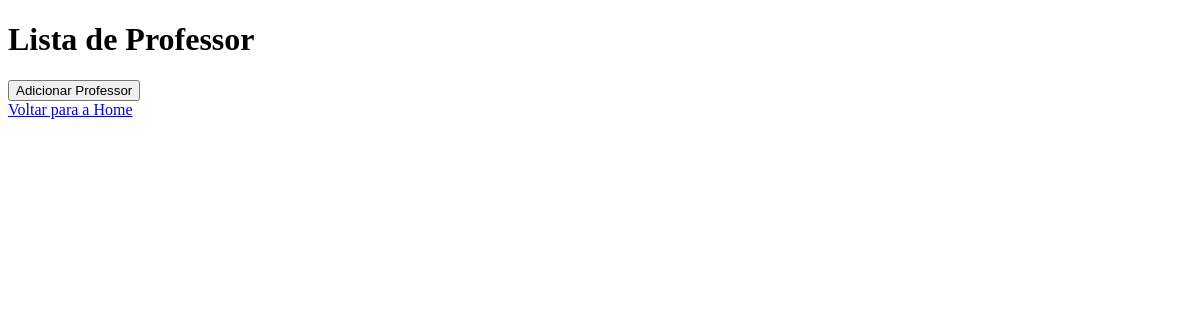
/professor, run on an earlier commit of the app's database.
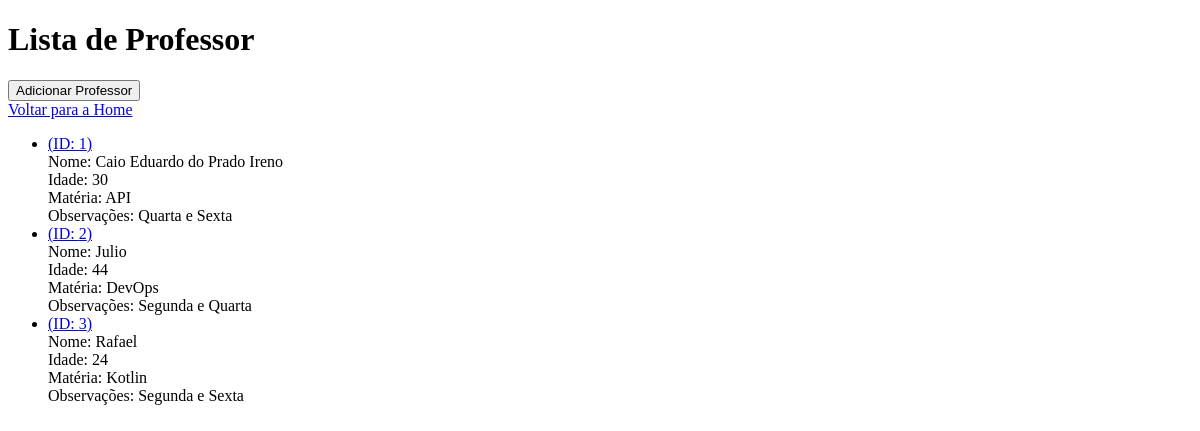
And on a later commit of the database.
### professor/professor_model.py (models this page shows, shortened)
class Professor(db.Model):
    __tablename__ = 'professor'
    id = db.Column(db.Integer, primary_key=True)
    nome = db.Column(db.String(100), nullable=False)
    idade = db.Column(db.Integer, nullable=False)
    materia = db.Column(db.String(50), nullable=False)
    observacoes = db.Column(db.Text, nullable=False)
    turmas = db.relationship('Turma', backref='professor', lazy=True)
    def to_dict(self):
        return {'id': self.id,
                'nome': self.nome,
                'idade': self.idade,
                'materia': self.materia,
                'observacoes': self.observacoes}

### professor/professor_routes.py (the view)
@professor_blueprint.route('/professor', methods=['GET'])
def get_professores():
    professor = listar_professor()
    return render_template("professor.html", professor=professor)

### professor/professor_model.py (called while the page is built)
def listar_professor():
    professor = Professor.query.all()
    return [professor.to_dict() for professor in professor]

### templates/professor.html (shortened to what this page needs)
<!DOCTYPE html>
<html lang="pt-BR">
  <head>
  </head>
  <body>
    <h1>Lista de Professor</h1>
    <form
      id="add-form"
      action="{{ url_for('professor.adicionar_professor_page') }}"
      method="GET"
    >
      <button type="submit">Adicionar Professor</button>
    </form>
    <a href="{{ url_for('professor.getIndex') }}">Voltar para a Home</a>
    <ul>
      {% for professor in professor %}
      <li>
        <a
          href="{{ url_for('professor.get_professor', id_professor=professor.id) }}"
          >(ID: {{ professor.id }})</a
        ><br />
        Nome: {{ professor.nome }}<br />
        Idade: {{ professor.idade }}<br />
        Matéria: {{ professor.materia }}<br />
        Observações: {{ professor.observacoes }}<br />
      </li>
      {% endfor %}
    </ul>
  </body>
</html>

What changed in the data, as far as the page shows it:
added Professor: id "1", nome "Caio Eduardo do Prado Ireno", idade "30", materia "API", observacoes "Quarta e Sexta"
added Professor: id "2", nome "Julio", idade "44", materia "DevOps", observacoes "Segunda e Quarta"
added Professor: id "3", nome "Rafael", idade "24", materia "Kotlin", observacoes "Segunda e Sexta"
